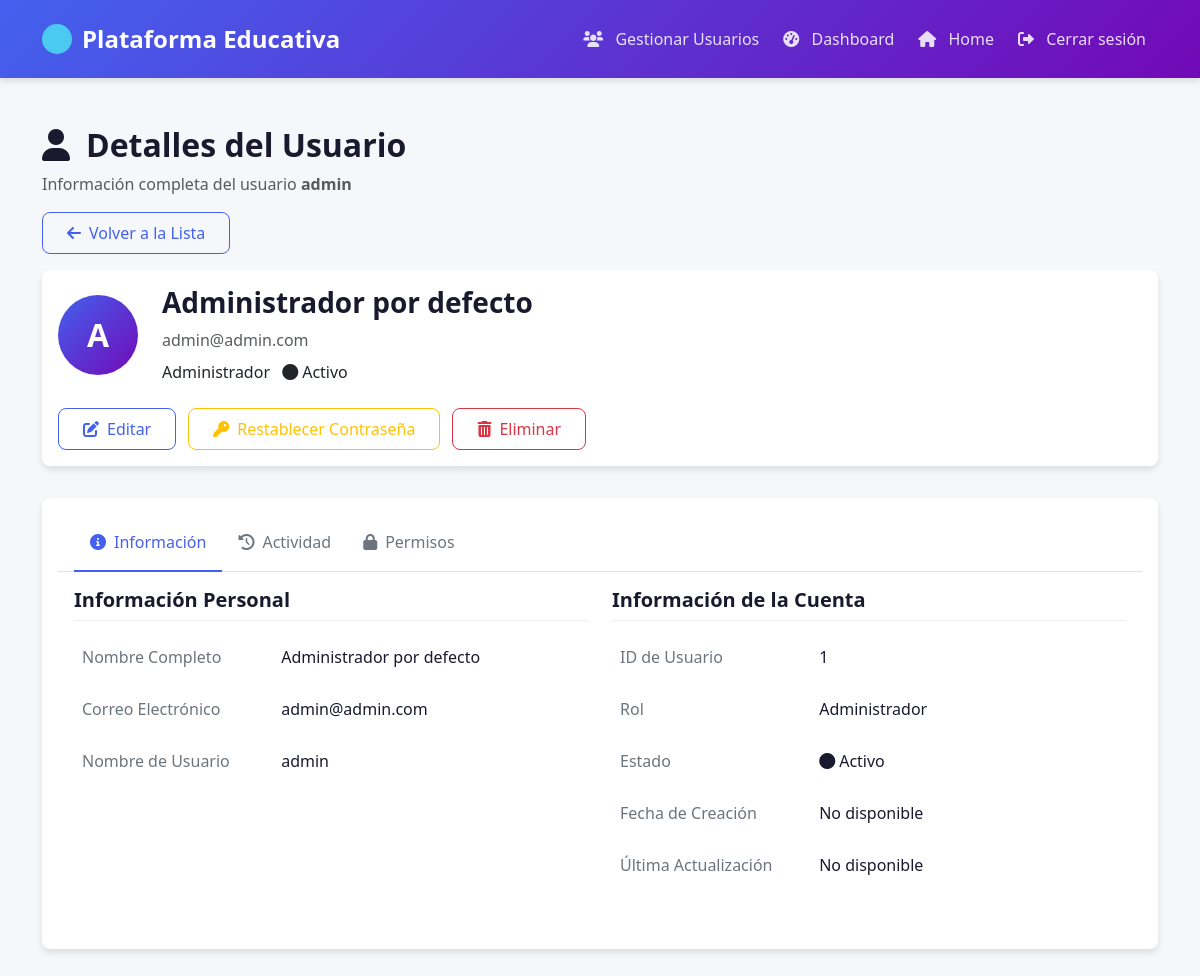
Page /detail_user/1 (signed in) on the committed database.
### app/models/usuario.py (models this page shows, shortened)
class Usuario(db.Model, UserMixin):
    __tablename__ = 'usuario'
    id = Column(Integer, primary_key=True)
    nombre_completo = db.Column(db.String(100), nullable=False)
    correo = db.Column(db.String(100), unique=True, nullable=False)
    usuario = Column(String(80), unique=True, nullable=False)
    clave = Column(String(128), nullable=False)
    rol = Column(PgEnum(RolEnum), default=RolEnum.ESTUDIANTE, nullable=False)
    id_estudiante = Column(Integer, ForeignKey('estudiante.id'), nullable=True)
    id_profesor = Column(Integer, ForeignKey('profesor.id'), nullable=True)
    id_administrador = Column(Integer, ForeignKey('administrador.id'), nullable=True)
    id_jefe_departamento = Column(Integer, ForeignKey('jefe_departamento.id'), nullable=True)
    facultad_id = Column(Integer, ForeignKey('facultad.id'), nullable=True)
    facultad = relationship("Facultad", back_populates="profesores")  # O el que prefieras
    estudiante = relationship("Estudiante", back_populates="usuario", uselist=False)
    profesor = relationship("Profesor", back_populates="usuario", uselist=False)
    administrador = relationship("Administrador", back_populates="usuario", uselist=False)
    jefe_departamento = relationship("JefeDepartamento", back_populates="usuario", uselist=False)
    respuestas = relationship("Respuesta", back_populates="usuario", cascade="all, delete-orphan")
    actividades_creadas = relationship("Actividad", back_populates="creador", cascade="all, delete-orphan")
    comentarios = relationship("Comentario", back_populates="autor", cascade="all, delete-orphan")

### app/routes/admin.py (the view)
@admin_bp.route('/detail_user/<int:user_id>')
@login_required
def detail_user(user_id):
    user = Usuario.query.get_or_404(user_id)
    return render_template('users/details.html', user=user)

### app/extensions.py (called while the page is built)
@login_manager.user_loader
def load_user(user_id):
    return Usuario.query.get(int(user_id))

### app/templates/users/details.html (shortened to what this page needs)
{% extends 'base.html' %}
{% block styles %}
<link rel="stylesheet" href="{{ url_for('static', filename='css/user/reset-details.css') }}">
{% endblock %}
{% block navbar %}
    {% include 'components/navbar-dash.html' %}
{% endblock  %}
{% block content %}
<div class="container mt-5">
    <div class="page-header animate-on-scroll">
        <div class="header-content">
            <h2><i class="fas fa-user me-3"></i>Detalles del Usuario</h2>
            <p class="text-muted">Información completa del usuario <span class="fw-bold">{{ user.usuario }}</span></p>
        </div>
        <div class="header-actions mb-3">
            <a href="{{ url_for('admin.list_users') }}" class="btn btn-outline-primary">
                <i class="fas fa-arrow-left me-2"></i>Volver a la Lista
            </a>
        </div>
    </div>
    <div class="user-profile-container animate-on-scroll">
        <div class="card profile-card">
            <div class="card-body">
                <div class="profile-header">
                    <div class="profile-avatar">
                        <span>{{ user.usuario[0].upper() }}</span>
                    </div>
                    <div class="profile-info">
                        <h3>{{ user.nombre_completo }}</h3>
                        <p class="text-muted mb-2">{{ user.correo }}</p>
                        <span class="role-badge
                            {% if user.rol.value == 'administrador' %}role-admin
                            {% elif user.rol.value == 'profesor' %}role-teacher
                            {% elif user.rol.value == 'jefe_departamento' %}role-head
                            {% else %}role-student{% endif %}">
                            {% if user.rol.value == 'administrador' %}Administrador
                            {% elif user.rol.value == 'profesor' %}Profesor
                            {% elif user.rol.value == 'jefe_departamento' %}Jefe de Departamento
                            {% else %}Estudiante{% endif %}
                        </span>
                        <span class="status-badge status-active ms-2">
                            <i class="fas fa-circle me-1"></i>Activo
                        </span>
                    </div>
                </div>
                <div class="profile-actions">
                    <a href="{{ url_for('admin.edit_user', user_id=user.id) }}" class="btn btn-outline-primary">
                        <i class="fas fa-edit me-2"></i>Editar
                    </a>
                    <a href="{{ url_for('admin.reset_password', user_id=user.id) }}" class="btn btn-outline-warning">
                        <i class="fas fa-key me-2"></i>Restablecer Contraseña
                    </a>
                    <button type="button" class="btn btn-outline-danger" data-bs-toggle="modal" data-bs-target="#deleteUserModal">
                        <i class="fas fa-trash-alt me-2"></i>Eliminar
                    </button>
                </div>
            </div>
        </div>
    </div>
    <div class="user-details-tabs animate-on-scroll">
        <div class="card">
            <div class="card-body">
                <ul class="nav nav-tabs" id="userDetailsTabs" role="tablist">
                    <li class="nav-item" role="presentation">
                        <button class="nav-link active" id="info-tab" data-bs-toggle="tab" data-bs-target="#info" type="button" role="tab" aria-controls="info" aria-selected="true">
                            <i class="fas fa-info-circle me-2"></i>Información
                        </button>
                    </li>
                    <li class="nav-item" role="presentation">
                        <button class="nav-link" id="activity-tab" data-bs-toggle="tab" data-bs-target="#activity" type="button" role="tab" aria-controls="activity" aria-selected="false">
                            <i class="fas fa-history me-2"></i>Actividad
                        </button>
                    </li>
                    <li class="nav-item" role="presentation">
                        <button class="nav-link" id="permissions-tab" data-bs-toggle="tab" data-bs-target="#permissions" type="button" role="tab" aria-controls="permissions" aria-selected="false">
                            <i class="fas fa-lock me-2"></i>Permisos
                        </button>
                    </li>
                </ul>
                <div class="tab-content p-3" id="userDetailsTabsContent">
                    <div class="tab-pane fade show active" id="info" role="tabpanel" aria-labelledby="info-tab">
                        <div class="row">
                            <div class="col-md-6">
                                <div class="info-section">
                                    <h5 class="section-title">Información Personal</h5>
                                    <div class="info-item">
                                        <div class="info-label">Nombre Completo</div>
                                        <div class="info-value">{{ user.nombre_completo }}</div>
                                    </div>
                                    <div class="info-item">
                                        <div class="info-label">Correo Electrónico</div>
                                        <div class="info-value">{{ user.correo }}</div>
                                    </div>
                                    <div class="info-item">
                                        <div class="info-label">Nombre de Usuario</div>
                                        <div class="info-value">{{ user.usuario }}</div>
                                    </div>
                                </div>
                            </div>
                            <div class="col-md-6">
                                <div class="info-section">
                                    <h5 class="section-title">Información de la Cuenta</h5>
                                    <div class="info-item">
                                        <div class="info-label">ID de Usuario</div>
                                        <div class="info-value">{{ user.id }}</div>
                                    </div>
                                    <div class="info-item">
                                        <div class="info-label">Rol</div>
                                        <div class="info-value">
                                            <span class="role-badge
                                                {% if user.rol.value == 'administrador' %}role-admin
                                                {% elif user.rol.value == 'profesor' %}role-teacher
                                                {% elif user.rol.value == 'jefe_departamento' %}role-head
                                                {% else %}role-student{% endif %}">
                                                {% if user.rol.value == 'administrador' %}Administrador
                                                {% elif user.rol.value == 'profesor' %}Profesor
                                                {% elif user.rol.value == 'jefe_departamento' %}Jefe de Departamento
                                                {% else %}Estudiante{% endif %}
                                            </span>
                                        </div>
                                    </div>
                                    <div class="info-item">
                                        <div class="info-label">Estado</div>
                                        <div class="info-value">
                                            <span class="status-badge status-active">
                                                <i class="fas fa-circle me-1"></i>Activo
                                            </span>
                                        </div>
                                    </div>
                                    <div class="info-item">
                                        <div class="info-label">Fecha de Creación</div>
                                        <div class="info-value">{{ user.created_at|default('No disponible', true) }}</div>
                                    </div>
                                    <div class="info-item">
                                        <div class="info-label">Última Actualización</div>
                                        <div class="info-value">{{ user.updated_at|default('No disponible', true) }}</div>
                                    </div>
                                </div>
                            </div>
                        </div>
                    </div>
                </div>
            </div>
        </div>
    </div>
</div>
{% endblock %}

### app/static/css/base.css (style rules this page uses)
:root { --primary-color: #4361ee; --primary-light: #4895ef; --primary-dark: #3a0ca3; --secondary-color: #7209b7; --accent-color: #4cc9f0; --gradient-primary: linear-gradient(135deg, var(--primary-color), var(--secondary-color)); --gradient-accent: linear-gradient(135deg, var(--accent-color), var(--primary-light)); --dark-color: #1a1a2e; --dark-medium: #16213e; --gray-dark: #343a40; --gray-medium: #6c757d; --gray-light: #adb5bd; --light-color: #f8f9fa; --white-color: #ffffff; --success-color: #06d6a0; --warning-color: #ffd166; --danger-color: #ef476f; --info-color: #118ab2; --border-radius-sm: 4px; --border-radius: 8px; --border-radius-lg: 16px; --box-shadow-sm: 0 2px 4px rgba(0, 0, 0, 0.1); --box-shadow: 0 4px 6px rgba(0, 0, 0, 0.1); --box-shadow-lg: 0 10px 15px rgba(0, 0, 0, 0.1); --font-family: 'Segoe UI', Tahoma, Geneva, Verdana, sans-serif; --font-size-xs: 0.75rem; --font-size-sm: 0.875rem; --font-size-md: 1rem; --font-size-lg: 1.25rem; --font-size-xl: 1.5rem; --font-size-xxl: 2rem; --transition-fast: 0.2s ease; --transition-normal: 0.3s ease; --transition-slow: 0.5s ease; --easing-bounce: cubic-bezier(0.68, -0.55, 0.265, 1.55); }
body { font-family: var(--font-family); color: var(--dark-color); background-color: #f5f7fa; transition: background-color var(--transition-normal); overflow-x: hidden; scroll-behavior: smooth; position: relative; min-height: 100vh; }
h1, h2, h3, h4, h5, h6 { font-weight: 700; line-height: 1.2; }
a { text-decoration: none; color: var(--primary-color); transition: all var(--transition-normal); }
.btn { border-radius: var(--border-radius); padding: 0.5rem 1.5rem; font-weight: 500; transition: all var(--transition-normal); position: relative; overflow: hidden; z-index: 1; }
.btn::after { content: ''; position: absolute; bottom: 0; left: 0; width: 100%; height: 0; background-color: rgba(255, 255, 255, 0.2); transition: all var(--transition-normal); z-index: -1; }
.btn-outline-primary { color: var(--primary-color); border-color: var(--primary-color); }
.animate-on-scroll { opacity: 0; transform: translateY(30px); transition: opacity 0.8s ease, transform 0.8s ease; }
.animate-on-scroll.visible { opacity: 1; transform: translateY(0); }

### rows in the picture
Usuario: usuario "admin", usuario "A", nombre_completo "Administrador por defecto", correo "admin@admin.com", id "1"

### other values in the picture
{{ user.created_at|default('No disponible', true) }} "No disponible"
{{ user.updated_at|default('No disponible', true) }} "No disponible"
